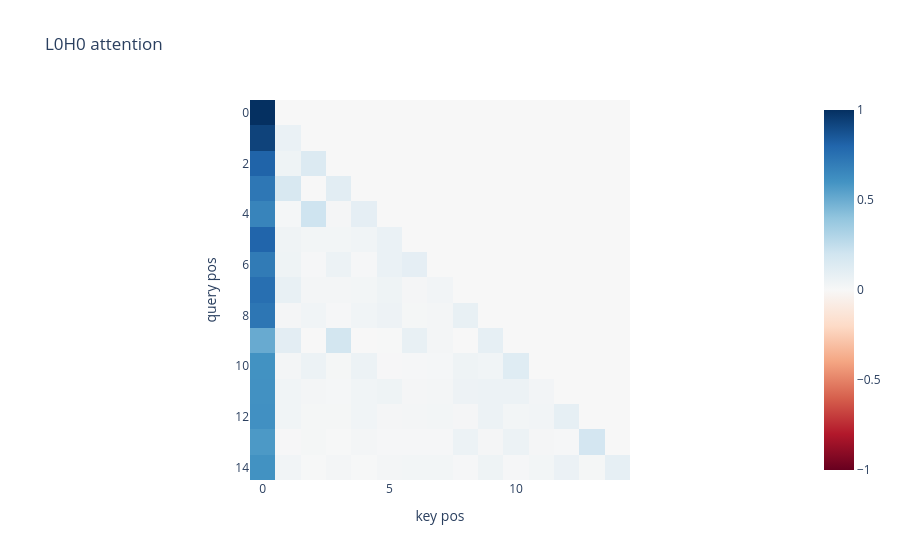

Notebook code for this chart:
### Code cell
# 5. Plotting round-trips through the tunnel
from nandaproj.viz import imshow

imshow(pattern[0,0], title="L0H0 attention", xaxis="key pos", yaxis="query pos")

### Figure 1 — Plotly figure (JSON) as saved in the notebook; plotly's stock layout.template omitted (floating-point values rounded to 4 significant figures; data arrays with more than 128 entries replaced by an {"elided": "..."} marker saying what was removed)
{"data": [{"coloraxis": "coloraxis", "hovertemplate": "key pos: %{x}<br>query pos: %{y}<br>color: %{z}<extra></extra>", "name": "0", "type": "heatmap", "xaxis": "x", "yaxis": "y", "z": {"elided": "15x15 float values"}}], "layout": {"coloraxis": {"autocolorscale": false, "cmid": 0, "colorscale": [[0, "rgb(103,0,31)"], [0.1, "rgb(178,24,43)"], [0.2, "rgb(214,96,77)"], [0.3, "rgb(244,165,130)"], [0.4, "rgb(253,219,199)"], [0.5, "rgb(247,247,247)"], [0.6, "rgb(209,229,240)"], [0.7, "rgb(146,197,222)"], [0.8, "rgb(67,147,195)"], [0.9, "rgb(33,102,172)"], [1, "rgb(5,48,97)"]]}, "title": {"text": "L0H0 attention"}, "xaxis": {"anchor": "y", "constrain": "domain", "domain": [0, 1], "scaleanchor": "y", "title": {"text": "key pos"}}, "yaxis": {"anchor": "x", "autorange": "reversed", "constrain": "domain", "domain": [0, 1], "title": {"text": "query pos"}}}}
